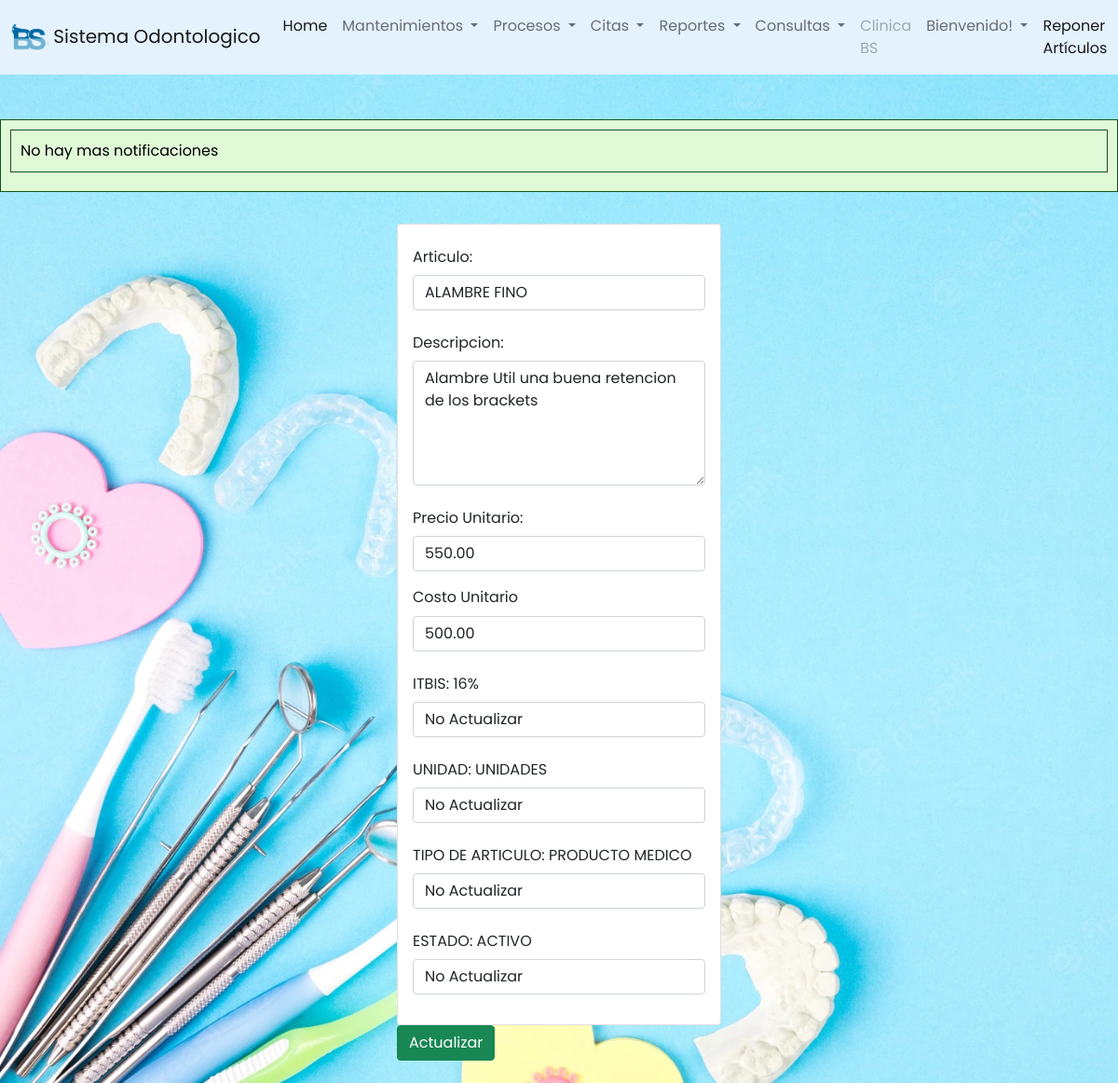
The app's page /odontologia/articulos/editararticulo.php?id=1 with its own data.
### tables this page shows
CREATE TABLE `articulos` (
  `id_art` int(11) NOT NULL,
  `nombre` varchar(100) DEFAULT NULL,
  `des_art` text DEFAULT NULL,
  `precom_art` decimal(10,2) DEFAULT NULL,
  `preven_art` decimal(10,2) DEFAULT NULL,
  `itbis_art` decimal(10,2) DEFAULT NULL,
  `unidad` int(11) DEFAULT NULL,
  `tip_art` int(11) DEFAULT NULL,
  `status` int(11) DEFAULT NULL
);

CREATE TABLE `unidades` (
  `id_unidad` int(11) NOT NULL,
  `unidad` varchar(50) DEFAULT NULL
);

CREATE TABLE `tip_articulo` (
  `id_tip` int(11) NOT NULL,
  `tip_art` varchar(60) DEFAULT NULL
);

CREATE TABLE `estados` (
  `id_status` int(11) NOT NULL,
  `des_status` varchar(50) DEFAULT NULL
);

### odontologia/articulos/editararticulo.php (the view, shortened to what this page needs)
<?php
    include('../conexion.php');
    if(isset($_GET['id'])){
        $id = $_GET['id'];
        $query ="
SELECT art.des_art Descripcion,art.nombre Articulo,t.id_tip as id_tip,t.tip_art Tipo,u.id_unidad as id_unidad,u.unidad Unidad,art.precom_art Costo,art.preven_art Precio,CONCAT((art.itbis_art*100),'%') ITBIS,es.des_status Estado,es.id_status id_status FROM articulos art INNER JOIN unidades u on u.id_unidad=art.unidad INNER join tip_articulo t on t.id_tip=art.tip_art inner join estados es on es.id_status=art.status where art.id_art=$id";
        $result = mysqli_query($conexion, $query);
        if(mysqli_num_rows($result) == 1){
            while($row = mysqli_fetch_array($result)){
$nombre=$row['Articulo'];
$des_art=$row['Descripcion'];
$preven=$row['Precio'];
$precom=$row['Costo'];
$itbis=$row['ITBIS'];
$id_unidad=$row['id_unidad'];
$unidad=$row['Unidad'];
$id_tip_art=$row['id_tip'];
$tip_art=$row['Tipo'];
$status=$row['Estado'];
$id_status=$row['id_status'];
 $itbis=trim($itbis,".00%");
            }
        }
    }
?>
<?php include("../includes/header.php")?>
<?php include("../includes/footer.php")?>
    <div class="container p-4 ">
        <div class="row">
            <div class="col-md-4 mx-auto">
                <div class="card card-body">
                    <form action="editararticulo.php?id=<?php echo $_GET['id'];?> " method="POST">
                    <div class="mb-3">
                        <label for="nombre" class="col-form-label">Articulo:</label>
                        <input type="text" class="form-control" id="nombre" name="nombre" value="<?php echo $nombre;?>"  placeholder="Actualiza Nombre">
                    </div>
                    <div class="mb-3">
                        <label for="des_art" class="col-form-label">Descripcion:</label>
                          <textarea name="des_art" class="form-control" id="des_art" cols="20" rows="5" ><?php echo $des_art ?></textarea>
                    </div>
                    <div class="mb-3">
                        <label for="preven" class="col-form-label">Precio Unitario:</label>
                        <input type="number" step="any" class="form-control" id="preven" name="preven" value="<?php echo $preven;?>"  placeholder="Actualiza Precio Unitario">
                    </div>
                    <div class="mb-3">
                        <label for="precom" class="form-label">Costo Unitario</label>
<input type="number" step="any" class="form-control" name="precom" value="<?php echo $precom ?>">
                    </div>
                    <div class="mb-3">
                        <label for="itbis" class="col-form-label">ITBIS: <?php echo $itbis."%"?></label>
                        <select name="itbis" id="itbis" class="form-control">
                          <option value="<?php echo $itbis/100;?>">No Actualizar</option>
                        </select>
                    </div>
<div class="mb-3">
                        <label for="unidad" class="col-form-label">UNIDAD: <?php echo $unidad; ?></label>
                        <select name="unidad" id="unidad" class="form-control">
                          <option value="<?php echo $id_unidad ?>">No Actualizar</option>
                        </select>
                    </div>
<div class="mb-3">
                        <label for="tip_art" class="col-form-label">TIPO DE ARTICULO: <?php echo $tip_art ?></label>
                        <select name="tip_art" id="tip_art" class="form-control">
                          <option value="<?php echo $id_tip_art ?>">No Actualizar</option>
                        </select>
                    </div>
<div class="mb-3">
                        <label for="status" class="col-form-label">ESTADO: <?php echo $status ?></label>
                        <select name="status" id="status" class="form-control">
                          <option value="<?php echo $id_status ?>">No Actualizar</option>
                        </select>
                    </div>
                   </div>
 <button class="btn btn-success" name="update">
                       Actualizar
                    </button>
                </div>
            </div>
        </div>

### odontologia/CSS/styl.css (style rules this page uses)
* { margin: 0; padding: 0; user-select: none; box-sizing: border-box; font-family: 'Poppins', sans-serif; }
body { margin: 0; background-image: url('fondo\ menu.webp'); background-size: cover; background-attachment: fixed; }

### odontologia/includes/ejecutar_procedimiento.php (style rules this page uses)
body { background-color: #f0f0f0; font-family: Arial, sans-serif; color: #333; margin: 0; padding: 0; }

### records on screen
articulos: nombre "ALAMBRE FINO", des_art "Alambre Util una buena retencion de los brackets", preven "550.00", precom "500.00", unidad.unidad "UNIDADES", tip_art.tip_art "PRODUCTO MEDICO", status.des_status "ACTIVO"

### other values on screen
$itbis "16"
